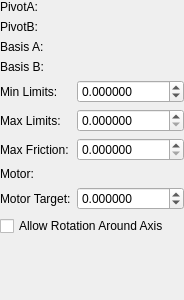
<?xml version="1.0" encoding="UTF-8"?>
<ui version="4.0">
 <class>Prismatic</class>
 <widget class="QWidget" name="Prismatic">
  <property name="geometry">
   <rect>
    <x>0</x>
    <y>0</y>
    <width>184</width>
    <height>300</height>
   </rect>
  </property>
  <property name="windowTitle">
   <string>Form</string>
  </property>
  <layout class="QGridLayout" name="gridLayout">
   <property name="leftMargin">
    <number>0</number>
   </property>
   <property name="topMargin">
    <number>0</number>
   </property>
   <property name="rightMargin">
    <number>0</number>
   </property>
   <property name="bottomMargin">
    <number>0</number>
   </property>
   <item row="8" column="0">
    <widget class="QLabel" name="label_8">
     <property name="text">
      <string>Motor Target:</string>
     </property>
    </widget>
   </item>
   <item row="7" column="0">
    <widget class="QLabel" name="label">
     <property name="text">
      <string>Motor:</string>
     </property>
    </widget>
   </item>
   <item row="0" column="1">
    <widget class="Vec3Setter" name="widgetPivotA" native="true"/>
   </item>
   <item row="2" column="1">
    <widget class="RotationSetter" name="widgetBasisA" native="true"/>
   </item>
   <item row="3" column="1">
    <widget class="RotationSetter" name="widgetBasisB" native="true"/>
   </item>
   <item row="1" column="1">
    <widget class="Vec3Setter" name="widgetPivotB" native="true"/>
   </item>
   <item row="7" column="1">
    <widget class="MotorSelector" name="widgetMotor" native="true"/>
   </item>
   <item row="2" column="0">
    <widget class="QLabel" name="label_4">
     <property name="sizePolicy">
      <sizepolicy hsizetype="Fixed" vsizetype="Preferred">
       <horstretch>0</horstretch>
       <verstretch>0</verstretch>
      </sizepolicy>
     </property>
     <property name="text">
      <string>Basis A:</string>
     </property>
    </widget>
   </item>
   <item row="3" column="0">
    <widget class="QLabel" name="label_5">
     <property name="sizePolicy">
      <sizepolicy hsizetype="Fixed" vsizetype="Preferred">
       <horstretch>0</horstretch>
       <verstretch>0</verstretch>
      </sizepolicy>
     </property>
     <property name="text">
      <string>Basis B:</string>
     </property>
    </widget>
   </item>
   <item row="1" column="0">
    <widget class="QLabel" name="label_3">
     <property name="sizePolicy">
      <sizepolicy hsizetype="Fixed" vsizetype="Preferred">
       <horstretch>0</horstretch>
       <verstretch>0</verstretch>
      </sizepolicy>
     </property>
     <property name="text">
      <string>PivotB:</string>
     </property>
    </widget>
   </item>
   <item row="5" column="0">
    <widget class="QLabel" name="label_9">
     <property name="sizePolicy">
      <sizepolicy hsizetype="Fixed" vsizetype="Preferred">
       <horstretch>0</horstretch>
       <verstretch>0</verstretch>
      </sizepolicy>
     </property>
     <property name="text">
      <string>Max Limits:</string>
     </property>
    </widget>
   </item>
   <item row="0" column="0">
    <widget class="QLabel" name="label_2">
     <property name="sizePolicy">
      <sizepolicy hsizetype="Fixed" vsizetype="Preferred">
       <horstretch>0</horstretch>
       <verstretch>0</verstretch>
      </sizepolicy>
     </property>
     <property name="text">
      <string>PivotA:</string>
     </property>
    </widget>
   </item>
   <item row="6" column="0">
    <widget class="QLabel" name="label_7">
     <property name="sizePolicy">
      <sizepolicy hsizetype="Fixed" vsizetype="Preferred">
       <horstretch>0</horstretch>
       <verstretch>0</verstretch>
      </sizepolicy>
     </property>
     <property name="text">
      <string>Max Friction:</string>
     </property>
    </widget>
   </item>
   <item row="4" column="0">
    <widget class="QLabel" name="label_6">
     <property name="sizePolicy">
      <sizepolicy hsizetype="Fixed" vsizetype="Preferred">
       <horstretch>0</horstretch>
       <verstretch>0</verstretch>
      </sizepolicy>
     </property>
     <property name="text">
      <string>Min Limits:</string>
     </property>
    </widget>
   </item>
   <item row="5" column="1">
    <widget class="QDoubleSpinBox" name="spinBoxMax">
     <property name="decimals">
      <number>6</number>
     </property>
    </widget>
   </item>
   <item row="6" column="1">
    <widget class="QDoubleSpinBox" name="spinBoxFriction">
     <property name="decimals">
      <number>6</number>
     </property>
     <property name="maximum">
      <double>9999.000000000000000</double>
     </property>
    </widget>
   </item>
   <item row="4" column="1">
    <widget class="QDoubleSpinBox" name="spinBoxMin">
     <property name="decimals">
      <number>6</number>
     </property>
     <property name="minimum">
      <double>-9999.000000000000000</double>
     </property>
     <property name="maximum">
      <double>9999.000000000000000</double>
     </property>
    </widget>
   </item>
   <item row="8" column="1">
    <widget class="QDoubleSpinBox" name="spinBoxMotorTarget">
     <property name="decimals">
      <number>6</number>
     </property>
     <property name="minimum">
      <double>-9999.000000000000000</double>
     </property>
     <property name="maximum">
      <double>9999.000000000000000</double>
     </property>
    </widget>
   </item>
   <item row="9" column="0" colspan="2">
    <widget class="QCheckBox" name="checkBox">
     <property name="text">
      <string>Allow Rotation Around Axis</string>
     </property>
    </widget>
   </item>
   <item row="10" column="0">
    <spacer name="verticalSpacer">
     <property name="orientation">
      <enum>Qt::Vertical</enum>
     </property>
     <property name="sizeHint" stdset="0">
      <size>
       <width>20</width>
       <height>40</height>
      </size>
     </property>
    </spacer>
   </item>
  </layout>
 </widget>
 <customwidgets>
  <customwidget>
   <class>Vec3Setter</class>
   <extends>QWidget</extends>
   <header>vec3setter.h</header>
   <container>1</container>
  </customwidget>
  <customwidget>
   <class>RotationSetter</class>
   <extends>QWidget</extends>
   <header>rotationsetter.h</header>
   <container>1</container>
  </customwidget>
  <customwidget>
   <class>MotorSelector</class>
   <extends>QWidget</extends>
   <header>motorselector.h</header>
   <container>1</container>
  </customwidget>
 </customwidgets>
 <tabstops>
  <tabstop>spinBoxMin</tabstop>
  <tabstop>spinBoxMax</tabstop>
  <tabstop>spinBoxFriction</tabstop>
 </tabstops>
 <resources/>
 <connections/>
</ui>
